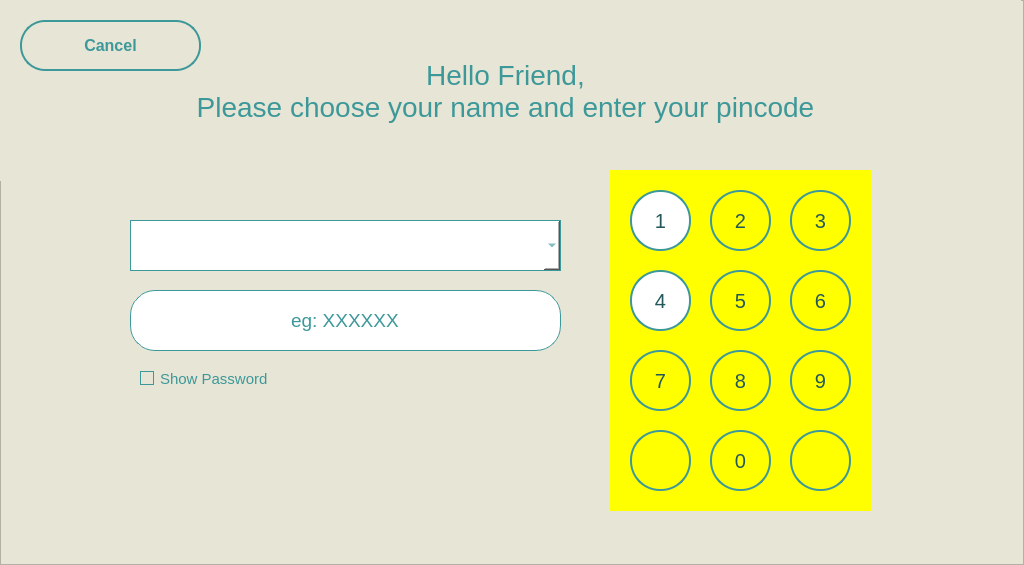
<?xml version="1.0" encoding="UTF-8"?>
<ui version="4.0">
 <class>MainWindow</class>
 <widget class="QMainWindow" name="MainWindow">
  <property name="geometry">
   <rect>
    <x>0</x>
    <y>0</y>
    <width>1024</width>
    <height>565</height>
   </rect>
  </property>
  <property name="windowTitle">
   <string>MainWindow</string>
  </property>
  <property name="styleSheet">
   <string notr="true"/>
  </property>
  <widget class="QWidget" name="centralwidget">
   <widget class="QFrame" name="frame">
    <property name="geometry">
     <rect>
      <x>0</x>
      <y>0</y>
      <width>1024</width>
      <height>565</height>
     </rect>
    </property>
    <property name="styleSheet">
     <string notr="true">background-color: rgb(231, 229, 213);
background-image: url(:/images/background.jpg);
background-position: center;

</string>
    </property>
    <property name="frameShape">
     <enum>QFrame::StyledPanel</enum>
    </property>
    <property name="frameShadow">
     <enum>QFrame::Raised</enum>
    </property>
    <widget class="QLineEdit" name="TokenID_3">
     <property name="geometry">
      <rect>
       <x>130</x>
       <y>290</y>
       <width>431</width>
       <height>61</height>
      </rect>
     </property>
     <property name="font">
      <font>
       <family>Segoe UI</family>
       <pointsize>14</pointsize>
      </font>
     </property>
     <property name="styleSheet">
      <string notr="true">background: transparents;
color: #3D989A;
background-color: rgb(255, 255, 255);
border: 1px solid #3D989A;
border-radius: 25px;
</string>
     </property>
     <property name="text">
      <string>eg: XXXXXX</string>
     </property>
     <property name="alignment">
      <set>Qt::AlignCenter</set>
     </property>
     <property name="placeholderText">
      <string>Token ID</string>
     </property>
    </widget>
    <widget class="QComboBox" name="comboBox">
     <property name="geometry">
      <rect>
       <x>130</x>
       <y>220</y>
       <width>431</width>
       <height>51</height>
      </rect>
     </property>
     <property name="font">
      <font>
       <family>Segoe UI</family>
       <pointsize>15</pointsize>
      </font>
     </property>
     <property name="styleSheet">
      <string notr="true">background: transparents;
color: #3D989A;
background-color: rgb(255, 255, 255);
border: 1px solid #3D989A;
</string>
     </property>
     <property name="editable">
      <bool>false</bool>
     </property>
    </widget>
    <widget class="QWidget" name="KeyboardContainer_3" native="true">
     <property name="geometry">
      <rect>
       <x>610</x>
       <y>170</y>
       <width>261</width>
       <height>341</height>
      </rect>
     </property>
     <property name="styleSheet">
      <string notr="true">baclground: transparents;
background-color: yellow;
</string>
     </property>
     <widget class="QPushButton" name="seven_2">
      <property name="geometry">
       <rect>
        <x>20</x>
        <y>20</y>
        <width>61</width>
        <height>61</height>
       </rect>
      </property>
      <property name="font">
       <font>
        <family>Segoe UI</family>
        <pointsize>15</pointsize>
       </font>
      </property>
      <property name="cursor">
       <cursorShape>PointingHandCursor</cursorShape>
      </property>
      <property name="styleSheet">
       <string notr="true">QPushButton {
	background: transparent;
	background-color: white;
    border-radius: 30px;
    color: #23585A;
    border: 2px solid rgb(61, 152, 154);
}

QPushButton:hover {
    background-color: rgb(61, 152, 154);
}</string>
      </property>
      <property name="text">
       <string>1</string>
      </property>
     </widget>
     <widget class="QPushButton" name="seven_3">
      <property name="geometry">
       <rect>
        <x>100</x>
        <y>20</y>
        <width>61</width>
        <height>61</height>
       </rect>
      </property>
      <property name="font">
       <font>
        <family>Segoe UI</family>
        <pointsize>15</pointsize>
       </font>
      </property>
      <property name="cursor">
       <cursorShape>PointingHandCursor</cursorShape>
      </property>
      <property name="styleSheet">
       <string notr="true">QPushButton {
	background: transparent;
    border-radius: 30px;
    color: #23585A;
    border: 2px solid rgb(61, 152, 154);
}

QPushButton:hover {
    background-color: rgb(61, 152, 154);
}</string>
      </property>
      <property name="text">
       <string>2</string>
      </property>
     </widget>
     <widget class="QPushButton" name="seven_4">
      <property name="geometry">
       <rect>
        <x>180</x>
        <y>20</y>
        <width>61</width>
        <height>61</height>
       </rect>
      </property>
      <property name="font">
       <font>
        <family>Segoe UI</family>
        <pointsize>15</pointsize>
       </font>
      </property>
      <property name="cursor">
       <cursorShape>PointingHandCursor</cursorShape>
      </property>
      <property name="styleSheet">
       <string notr="true">QPushButton {
	background: transparent;
    border-radius: 30px;
    color: #23585A;
    border: 2px solid rgb(61, 152, 154);
}

QPushButton:hover {
    background-color: rgb(61, 152, 154);
}</string>
      </property>
      <property name="text">
       <string>3</string>
      </property>
     </widget>
     <widget class="QPushButton" name="seven_5">
      <property name="geometry">
       <rect>
        <x>100</x>
        <y>100</y>
        <width>61</width>
        <height>61</height>
       </rect>
      </property>
      <property name="font">
       <font>
        <family>Segoe UI</family>
        <pointsize>15</pointsize>
       </font>
      </property>
      <property name="cursor">
       <cursorShape>PointingHandCursor</cursorShape>
      </property>
      <property name="styleSheet">
       <string notr="true">QPushButton {
	background: transparent;
    border-radius: 30px;
    color: #23585A;
    border: 2px solid rgb(61, 152, 154);
}

QPushButton:hover {
    background-color: rgb(61, 152, 154);
}</string>
      </property>
      <property name="text">
       <string>5</string>
      </property>
     </widget>
     <widget class="QPushButton" name="seven_6">
      <property name="geometry">
       <rect>
        <x>20</x>
        <y>100</y>
        <width>61</width>
        <height>61</height>
       </rect>
      </property>
      <property name="font">
       <font>
        <family>Segoe UI</family>
        <pointsize>15</pointsize>
       </font>
      </property>
      <property name="cursor">
       <cursorShape>PointingHandCursor</cursorShape>
      </property>
      <property name="styleSheet">
       <string notr="true">QPushButton {
	background: transparent;
    border-radius: 30px;
    color: #23585A;
    border: 2px solid rgb(61, 152, 154);
	background-color:white;
}

QPushButton:hover {
    background-color: rgb(61, 152, 154);
}</string>
      </property>
      <property name="text">
       <string>4</string>
      </property>
     </widget>
     <widget class="QPushButton" name="seven_7">
      <property name="geometry">
       <rect>
        <x>180</x>
        <y>100</y>
        <width>61</width>
        <height>61</height>
       </rect>
      </property>
      <property name="font">
       <font>
        <family>Segoe UI</family>
        <pointsize>15</pointsize>
       </font>
      </property>
      <property name="cursor">
       <cursorShape>PointingHandCursor</cursorShape>
      </property>
      <property name="styleSheet">
       <string notr="true">QPushButton {
	background: transparent;
    border-radius: 30px;
    color: #23585A;
    border: 2px solid rgb(61, 152, 154);
}

QPushButton:hover {
    background-color: rgb(61, 152, 154);
}</string>
      </property>
      <property name="text">
       <string>6</string>
      </property>
     </widget>
     <widget class="QPushButton" name="seven_8">
      <property name="geometry">
       <rect>
        <x>180</x>
        <y>180</y>
        <width>61</width>
        <height>61</height>
       </rect>
      </property>
      <property name="font">
       <font>
        <family>Segoe UI</family>
        <pointsize>15</pointsize>
       </font>
      </property>
      <property name="cursor">
       <cursorShape>PointingHandCursor</cursorShape>
      </property>
      <property name="styleSheet">
       <string notr="true">QPushButton {
	background: transparent;
    border-radius: 30px;
    color: #23585A;
    border: 2px solid rgb(61, 152, 154);
}

QPushButton:hover {
    background-color: rgb(61, 152, 154);
}</string>
      </property>
      <property name="text">
       <string>9</string>
      </property>
     </widget>
     <widget class="QPushButton" name="seven_9">
      <property name="geometry">
       <rect>
        <x>20</x>
        <y>180</y>
        <width>61</width>
        <height>61</height>
       </rect>
      </property>
      <property name="font">
       <font>
        <family>Segoe UI</family>
        <pointsize>15</pointsize>
       </font>
      </property>
      <property name="cursor">
       <cursorShape>PointingHandCursor</cursorShape>
      </property>
      <property name="styleSheet">
       <string notr="true">QPushButton {
	background: transparent;
    border-radius: 30px;
    color: #23585A;
    border: 2px solid rgb(61, 152, 154);
}

QPushButton:hover {
    background-color: rgb(61, 152, 154);
}</string>
      </property>
      <property name="text">
       <string>7</string>
      </property>
     </widget>
     <widget class="QPushButton" name="seven_10">
      <property name="geometry">
       <rect>
        <x>100</x>
        <y>180</y>
        <width>61</width>
        <height>61</height>
       </rect>
      </property>
      <property name="font">
       <font>
        <family>Segoe UI</family>
        <pointsize>15</pointsize>
       </font>
      </property>
      <property name="cursor">
       <cursorShape>PointingHandCursor</cursorShape>
      </property>
      <property name="styleSheet">
       <string notr="true">QPushButton {
	background: transparent;
    border-radius: 30px;
    color: #23585A;
    border: 2px solid rgb(61, 152, 154);
}

QPushButton:hover {
    background-color: rgb(61, 152, 154);
}</string>
      </property>
      <property name="text">
       <string>8</string>
      </property>
     </widget>
     <widget class="QPushButton" name="seven_11">
      <property name="geometry">
       <rect>
        <x>180</x>
        <y>260</y>
        <width>61</width>
        <height>61</height>
       </rect>
      </property>
      <property name="font">
       <font>
        <family>Segoe UI</family>
        <pointsize>15</pointsize>
       </font>
      </property>
      <property name="cursor">
       <cursorShape>ClosedHandCursor</cursorShape>
      </property>
      <property name="styleSheet">
       <string notr="true">QPushButton {
	background: transparent;
    border-radius: 30px;
    color: #23585A;
    border: 2px solid rgb(61, 152, 154);
}

QPushButton:hover {
    background-color: rgb(61, 152, 154);
}</string>
      </property>
      <property name="text">
       <string/>
      </property>
      <property name="icon">
       <iconset>
        <normaloff>../../../Downloads/check.png</normaloff>../../../Downloads/check.png</iconset>
      </property>
      <property name="iconSize">
       <size>
        <width>20</width>
        <height>20</height>
       </size>
      </property>
     </widget>
     <widget class="QPushButton" name="seven_12">
      <property name="geometry">
       <rect>
        <x>20</x>
        <y>260</y>
        <width>61</width>
        <height>61</height>
       </rect>
      </property>
      <property name="font">
       <font>
        <family>Segoe UI</family>
        <pointsize>15</pointsize>
       </font>
      </property>
      <property name="cursor">
       <cursorShape>PointingHandCursor</cursorShape>
      </property>
      <property name="styleSheet">
       <string notr="true">QPushButton {
	background: transparent;
    border-radius: 30px;
    color: #23585A;
    border: 2px solid rgb(61, 152, 154);
}

QPushButton:hover {
    background-color: rgb(61, 152, 154);
}</string>
      </property>
      <property name="text">
       <string/>
      </property>
      <property name="icon">
       <iconset>
        <normaloff>../../../Downloads/backspace.png</normaloff>../../../Downloads/backspace.png</iconset>
      </property>
      <property name="iconSize">
       <size>
        <width>24</width>
        <height>24</height>
       </size>
      </property>
      <property name="flat">
       <bool>false</bool>
      </property>
     </widget>
     <widget class="QPushButton" name="seven_13">
      <property name="geometry">
       <rect>
        <x>100</x>
        <y>260</y>
        <width>61</width>
        <height>61</height>
       </rect>
      </property>
      <property name="font">
       <font>
        <family>Segoe UI</family>
        <pointsize>15</pointsize>
       </font>
      </property>
      <property name="cursor">
       <cursorShape>PointingHandCursor</cursorShape>
      </property>
      <property name="styleSheet">
       <string notr="true">QPushButton {
	background: transparent;
    border-radius: 30px;
    color: #23585A;
    border: 2px solid rgb(61, 152, 154);
}

QPushButton:hover {
    background-color: rgb(61, 152, 154);
}</string>
      </property>
      <property name="text">
       <string>0</string>
      </property>
     </widget>
    </widget>
    <widget class="QPushButton" name="Cancel_2">
     <property name="geometry">
      <rect>
       <x>20</x>
       <y>20</y>
       <width>181</width>
       <height>51</height>
      </rect>
     </property>
     <property name="font">
      <font>
       <family>Segoe UI</family>
       <pointsize>12</pointsize>
       <weight>75</weight>
       <bold>true</bold>
      </font>
     </property>
     <property name="styleSheet">
      <string notr="true">border: 2px solid #3D989A;
border-radius: 25px;
color: #3D989A;</string>
     </property>
     <property name="text">
      <string>Cancel</string>
     </property>
    </widget>
    <widget class="QLabel" name="greetings">
     <property name="geometry">
      <rect>
       <x>-10</x>
       <y>0</y>
       <width>1031</width>
       <height>181</height>
      </rect>
     </property>
     <property name="font">
      <font>
       <family>Segoe UI</family>
       <pointsize>21</pointsize>
       <weight>50</weight>
       <bold>false</bold>
      </font>
     </property>
     <property name="styleSheet">
      <string notr="true">color: #3D989A</string>
     </property>
     <property name="text">
      <string>Hello Friend,
Please choose your name and enter your pincode</string>
     </property>
     <property name="alignment">
      <set>Qt::AlignCenter</set>
     </property>
     <property name="margin">
      <number>0</number>
     </property>
    </widget>
    <widget class="QCheckBox" name="checkBox">
     <property name="geometry">
      <rect>
       <x>140</x>
       <y>370</y>
       <width>131</width>
       <height>17</height>
      </rect>
     </property>
     <property name="font">
      <font>
       <family>Segoe UI</family>
       <pointsize>11</pointsize>
      </font>
     </property>
     <property name="styleSheet">
      <string notr="true">    QCheckBox {
                                                    color: #3D989A;
                                                }
                                                QCheckBox::indicator:checked {
                                                    background-color: #3D989A;
                                                    border: 1px solid #3D989A;
                                                }
                                                QCheckBox::indicator:unchecked {
                                                    background-color: transparent;
                                                    border: 1px solid #3D989A;
                                                }</string>
     </property>
     <property name="text">
      <string>Show Password</string>
     </property>
    </widget>
    <zorder>greetings</zorder>
    <zorder>TokenID_3</zorder>
    <zorder>comboBox</zorder>
    <zorder>KeyboardContainer_3</zorder>
    <zorder>Cancel_2</zorder>
    <zorder>checkBox</zorder>
   </widget>
  </widget>
 </widget>
 <resources>
  <include location="background.qrc"/>
 </resources>
 <connections/>
</ui>
